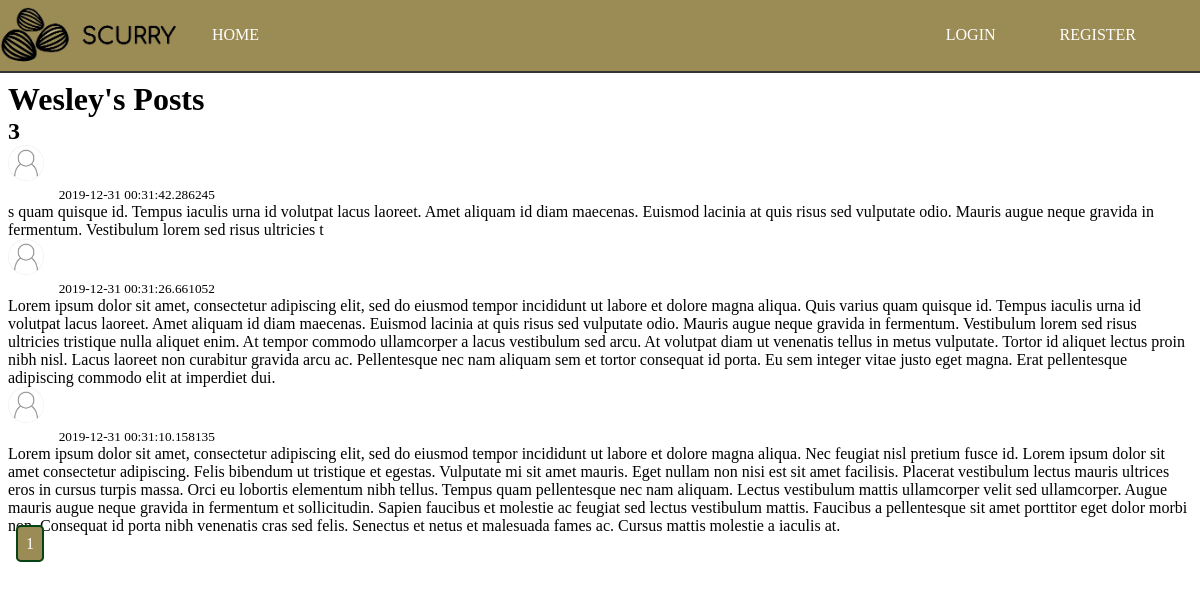
The app's page /user/Wesley with its own data.
### scurry/models.py (models this page shows, shortened)
class User(db.Model, UserMixin):
    id = db.Column(db.Integer, primary_key=True)
    username = db.Column(db.String(20), unique=True, nullable=False)
    email = db.Column(db.String(120), unique=True, nullable=False)
    image_file = db.Column(db.String(20), nullable=False, default='noprofile.jpg')
    password = db.Column(db.String(60), nullable=False)
    posts = db.relationship('Post', backref='author', lazy=True)
    liked = db.relationship(
        'PostLike',
        foreign_keys='PostLike.user_id',
        backref='user', lazy='dynamic')

class Post(db.Model):
    id = db.Column(db.Integer, primary_key=True)
    content = db.Column(db.Text, nullable=False)
    date_posted = db.Column(db.DateTime, nullable=False, default=datetime.utcnow)
    user_id = db.Column(db.Integer, db.ForeignKey('user.id'), nullable=False)
    private = db.Column(db.Boolean, default=False, nullable=False)
    likes = db.relationship('PostLike', backref='post', lazy='dynamic')

### scurry/users/routes.py (the view)
@users.route('/user/<string:username>')
def user_posts(username):
    page = request.args.get('page', 1, type=int)
    user = User.query.filter_by(username=username).first_or_404()
    posts = Post.query.filter_by(author=user)\
        .order_by(Post.date_posted.desc())\
        .paginate(page=page, per_page=5)
    return render_template('user_posts.html', posts=posts, user=user)

### scurry/templates/user_posts.html
{% extends "layout.html" %}
{% block content %}
<div class="container">
    <h1>{{ user.username }}'s Posts</h1><h2>{{ posts.total }}</h2>
    <section class="posts">
        {% for post in posts.items %}
            <article class="media content-section">
                <img src="{{ url_for('static', filename='images/' + post.author.image_file) }}" alt="" class="rounded-circle article-img">
                <div class="media-body">
                    <div class="article-metadata">
                        <a class="mr-2" href="{{ url_for('users.user_posts', username=post.author.username) }}">{{ post.author.username }}</a>
                        <small class="text-muted">{{ post.date_posted }}</small>
                    </div>
                    <p class="article-content">{{ post.content }}</p>
                </div>
            </article>
        {% endfor %}
        {% for page_num in posts.iter_pages() %}
            {% if page_num %}
                <a class="btn btn-outline-info mb-4" href="{{ url_for('users.user_posts', username=user.username, page=page_num) }}">{{ page_num }}</a>
            {% else %}
                ...
            {% endif %}
        {% endfor %}
   </section>
</div>
{% endblock content %}

### scurry/static/style.css (style rules this page uses)
*, *::before, *::after { margin: 0; padding: 0; box-sizing: border-box; }
html { --main-color: #054414; --accent-color: #9b8b55; }
body { background-size: cover; }
a { text-decoration: none; color: #ffffff; transition: color .4s ease; }
.container { margin: auto; padding: .5rem; }
.btn { margin: .5rem; padding: .5rem; background: var(--accent-color); border: 2px solid var(--main-color); border-radius: 5px; color: #fff; cursor: pointer; }
.article-img { width: 36px; height: 36px; object-fit: contain; border-radius: 50%; }

### records on screen
User: username "Wesley"
Post: image_file (picture), date_posted "2019-12-31 00:31:42.286245", content "s quam quisque id. Tempus iaculis urna id volutpat lacus laoreet. Amet aliquam id diam maecenas. Euismod lacinia at quis risus sed vulputate odio. Mauris augue neque gravida in fermentum. Vestibulum lorem sed risus ultricies t"
Post: image_file (picture), date_posted "2019-12-31 00:31:26.661052", content "Lorem ipsum dolor sit amet, consectetur adipiscing elit, sed do eiusmod tempor incididunt ut labore et dolore magna aliqua. Quis varius quam quisque id. Tempus iaculis urna id volutpat lacus laoreet. Amet aliquam id diam maecenas. Euismod lacinia at quis risus sed vulputate odio. Mauris augue neque gravida in fermentum. Vestibulum lorem sed risus ultricies tristique nulla aliquet enim. At tempor commodo ullamcorper a lacus vestibulum sed arcu. At volutpat diam ut venenatis tellus in metus vulputate. Tortor id aliquet lectus proin nibh nisl. Lacus laoreet non curabitur gravida arcu ac. Pellentesque nec nam aliquam sem et tortor consequat id porta. Eu sem integer vitae justo eget magna. Erat…"
Post: image_file (picture), date_posted "2019-12-31 00:31:10.158135", content "Lorem ipsum dolor sit amet, consectetur adipiscing elit, sed do eiusmod tempor incididunt ut labore et dolore magna aliqua. Nec feugiat nisl pretium fusce id. Lorem ipsum dolor sit amet consectetur adipiscing. Felis bibendum ut tristique et egestas. Vulputate mi sit amet mauris. Eget nullam non nisi est sit amet facilisis. Placerat vestibulum lectus mauris ultrices eros in cursus turpis massa. Orci eu lobortis elementum nibh tellus. Tempus quam pellentesque nec nam aliquam. Lectus vestibulum mattis ullamcorper velit sed ullamcorper. Augue mauris augue neque gravida in fermentum et sollicitudin. Sapien faucibus et molestie ac feugiat sed lectus vestibulum mattis. Faucibus a pellentesque sit…"

### other values on screen
{{ posts.total }} "3"
{{ page_num }} "1"
